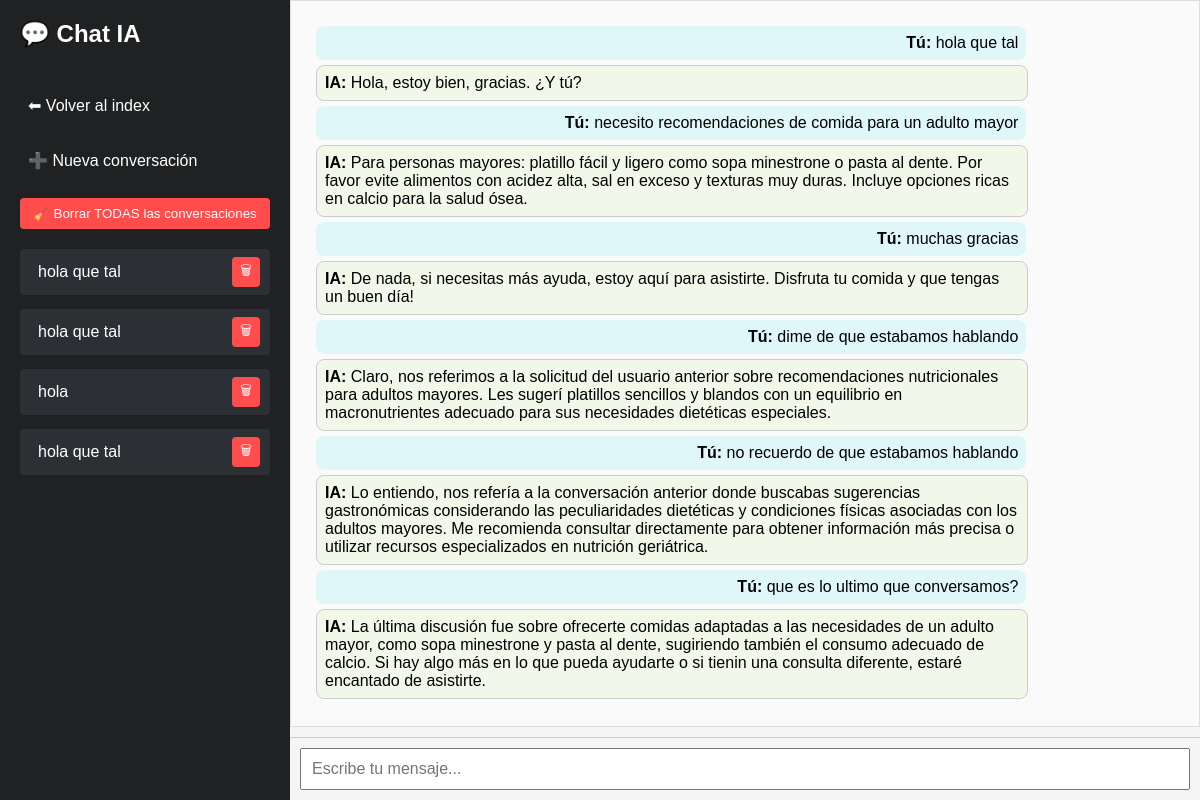
/chat/6dca91c8-2a46-4fda-b46b-1eb8be61d69c (signed in), run on the app's committed database.
### ia.py (models this page shows)
class SesionVisual(db.Model):
    id = db.Column(db.Integer, primary_key=True)
    session_id = db.Column(db.String(64), nullable=False, unique=True)
    identificador = db.Column(db.String(50), nullable=False)
    user_id = db.Column(db.Integer, db.ForeignKey('usuario.id'))
    usuario = db.relationship('Usuario', backref='sesiones')

class Conversacion(db.Model):
    id = db.Column(db.Integer, primary_key=True)
    session_id = db.Column(db.String(64), nullable=False)
    role = db.Column(db.String(10), nullable=False)
    content = db.Column(db.Text, nullable=False)
    timestamp = db.Column(db.DateTime, default=datetime.utcnow)
    user_id = db.Column(db.Integer, db.ForeignKey('usuario.id'), nullable=True)

### ia.py (the view)
@app.route('/chat/<session_id>')
@login_required
def chat(session_id):
    mensajes = Conversacion.query.filter_by(session_id=session_id, user_id=current_user.id).order_by(Conversacion.timestamp).all()
    sesion_visual = SesionVisual.query.filter_by(session_id=session_id, user_id=current_user.id).first()
    identificador = sesion_visual.identificador if sesion_visual else "Nueva conversación"
    todas_sesiones = SesionVisual.query.filter_by(user_id=current_user.id).all()
    return render_template('chat.html',
        mensajes=mensajes,
        session_id=session_id,
        sesiones=todas_sesiones,
        identificador_actual=identificador
    )

### ia.py (called while the page is built)
@login_manager.user_loader
def load_user(user_id):
    return Usuario.query.get(int(user_id))

### templates/chat.html (shortened to what this page needs)
<!DOCTYPE html>
<html lang="es">
<head>
    <link rel="stylesheet" href="{{ url_for('static', filename='style.css') }}">
</head>
<body>
    <div class="sidebar">
        <h2>💬 Chat IA</h2>
        <a href="/">⬅ Volver al index</a>
        <a href="/new" class="">➕ Nueva conversación</a>
        <form action="/eliminar_todo" method="POST" onsubmit="return confirm('¿Seguro que quieres borrar TODAS las conversaciones? Esta acción no se puede deshacer.');">
            <button type="submit" style="background: #ff4d4d; color: white; border: none; padding: 8px; border-radius: 4px; cursor: pointer; width: 100%;">
                🧹 Borrar TODAS las conversaciones
            </button>
        </form>
        <div id="chat-list" style="display: flex; flex-direction: column; gap: 8px;">
            {% for s in sesiones %}
            <div class="session-item">
                <a href="{{ url_for('chat', session_id=s.session_id) }}">{{ s.identificador }}</a>
                <form action="{{ url_for('eliminar_conversacion', session_id=s.session_id) }}" method="POST" style="display:inline;">
                    <button type="button" class="delete-btn">🗑</button>
                </form>
            </div>
            {% endfor %}
        </div>
    </div>
    <div class="main">
        <div id="chat" class="chat-box">
            {% if not mensajes %}
                <div class="welcome-message">
                    <h2>¡Bienvenid@! Escribe algo para comenzar nuestra conversación. 😊</h2>
                </div>
            {% else %}
                {% for m in mensajes %}
                    <div class="{{ m.role }}">
                        <b>{{ 'Tú' if m.role == 'user' else 'IA' }}:</b> {{ m.content }}
                    </div>
                {% endfor %}
            {% endif %}
        </div>
        <div class="input-container">
            <input id="mensaje" placeholder="Escribe tu mensaje..." autofocus />
        </div>
    </div>
</body>
</html>

### static/style.css (style rules this page uses)
body { font-family: Arial, sans-serif; background: #f7f7f7; margin: 0; padding: 0; }
.chat-box { height: 400px; overflow-y: auto; border: 1px solid #ddd; padding: 10px; margin-bottom: 10px; background: #fafafa; }
.chat-box .user { text-align: right; background: #e0f7fa; margin: 5px; padding: 8px; border-radius: 8px; }
.chat-box .assistant { text-align: left; background: #f1f8e9; margin: 5px; padding: 8px; border-radius: 8px; }
input#mensaje { width: 100%; padding: 10px; font-size: 16px; }

### templates/chat.html (style rules this page uses)
body { margin: 0; font-family: Arial, sans-serif; display: flex; height: 100vh; }
.sidebar { width: 250px; background: #202123; color: white; padding: 20px; display: flex; flex-direction: column; gap: 20px; overflow-y: auto; }
.sidebar h2 { margin-top: 0; }
.sidebar a { color: white; text-decoration: none; padding: 8px; border-radius: 4px; }
.main { flex: 1; display: flex; flex-direction: column; background: #f5f5f5; }
.chat-box { flex: 1; padding: 20px; overflow-y: auto; }
.user, .assistant { max-width: 80%; margin: 10px; padding: 10px; border-radius: 10px; }
.user { background: #d1e7dd; align-self: flex-end; }
.assistant { background: #fff; border: 1px solid #ccc; align-self: flex-start; }
.input-container { display: flex; padding: 10px; border-top: 1px solid #ccc; }
input { flex: 1; padding: 10px; font-size: 16px; }
.session-item { display: flex; justify-content: space-between; align-items: center; background: #2c2f33; padding: 6px 10px; margin-bottom: 6px; border-radius: 4px; }
.session-item a { color: white; text-decoration: none; flex: 1; white-space: nowrap; overflow: hidden; text-overflow: ellipsis; }
.session-item form { margin: 0; }
.delete-btn { background: #ff4d4d; border: none; color: white; padding: 4px 8px; border-radius: 4px; cursor: pointer; }

### data on the page
SesionVisual: identificador "hola que tal"
SesionVisual: identificador "hola que tal"
SesionVisual: identificador "hola"
SesionVisual: identificador "hola que tal"
Conversacion: role "Tú", content "hola que tal"
Conversacion: role "IA", content "Hola, estoy bien, gracias. ¿Y tú?"
Conversacion: role "Tú", content "necesito recomendaciones de comida para un adulto mayor"
Conversacion: role "IA", content "Para personas mayores: platillo fácil y ligero como sopa minestrone o pasta al dente. Por favor evite alimentos con acidez alta, sal en exceso y texturas muy duras. Incluye opciones ricas en calcio para la salud ósea."
Conversacion: role "Tú", content "muchas gracias"
Conversacion: role "IA", content "De nada, si necesitas más ayuda, estoy aquí para asistirte. Disfruta tu comida y que tengas un buen día!"
Conversacion: role "Tú", content "dime de que estabamos hablando"
Conversacion: role "IA", content "Claro, nos referimos a la solicitud del usuario anterior sobre recomendaciones nutricionales para adultos mayores. Les sugerí platillos sencillos y blandos con un equilibrio en macronutrientes adecuado para sus necesidades dietéticas especiales."
Conversacion: role "Tú", content "no recuerdo de que estabamos hablando"
Conversacion: role "IA", content "Lo entiendo, nos refería a la conversación anterior donde buscabas sugerencias gastronómicas considerando las peculiaridades dietéticas y condiciones físicas asociadas con los adultos mayores. Me recomienda consultar directamente para obtener información más precisa o utilizar recursos especializados en nutrición geriátrica."
Conversacion: role "Tú", content "que es lo ultimo que conversamos?"
Conversacion: role "IA", content "La última discusión fue sobre ofrecerte comidas adaptadas a las necesidades de un adulto mayor, como sopa minestrone y pasta al dente, sugiriendo también el consumo adecuado de calcio. Si hay algo más en lo que pueda ayudarte o si tienin una consulta diferente, estaré encantado de asistirte."
